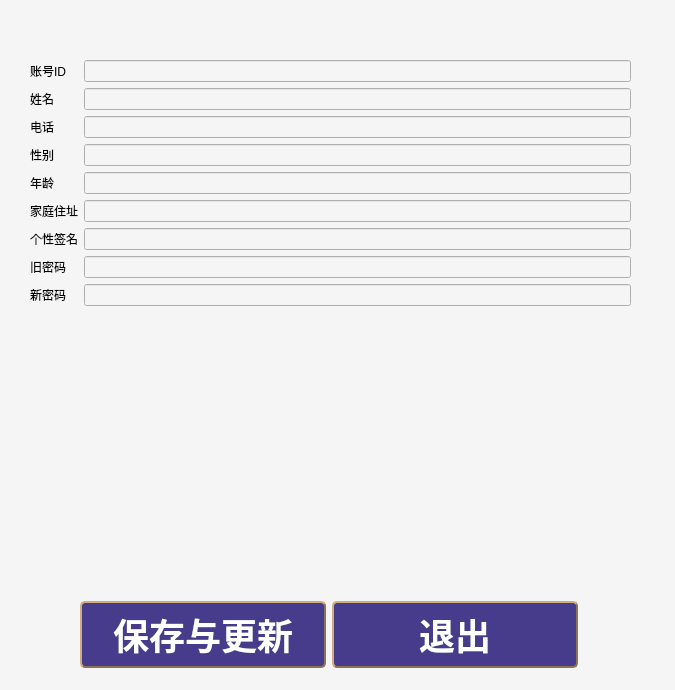
<?xml version="1.0" encoding="UTF-8"?>
<ui version="4.0">
 <class>patientinfor</class>
 <widget class="QWidget" name="patientinfor">
  <property name="geometry">
   <rect>
    <x>0</x>
    <y>0</y>
    <width>675</width>
    <height>690</height>
   </rect>
  </property>
  <property name="windowTitle">
   <string>Form</string>
  </property>
  <property name="styleSheet">
   <string notr="true">background-color: #F5F5F5;</string>
  </property>
  <widget class="QLabel" name="label_12">
   <property name="geometry">
    <rect>
     <x>30</x>
     <y>690</y>
     <width>129</width>
     <height>34</height>
    </rect>
   </property>
   <property name="text">
    <string/>
   </property>
  </widget>
  <widget class="QWidget" name="formLayoutWidget">
   <property name="geometry">
    <rect>
     <x>30</x>
     <y>60</y>
     <width>601</width>
     <height>485</height>
    </rect>
   </property>
   <layout class="QFormLayout" name="formLayout">
    <item row="0" column="0">
     <widget class="QLabel" name="label_8">
      <property name="text">
       <string>账号ID</string>
      </property>
     </widget>
    </item>
    <item row="0" column="1">
     <widget class="QLineEdit" name="IDname"/>
    </item>
    <item row="1" column="0">
     <widget class="QLabel" name="label">
      <property name="text">
       <string>姓名</string>
      </property>
     </widget>
    </item>
    <item row="1" column="1">
     <widget class="QLineEdit" name="name"/>
    </item>
    <item row="2" column="0">
     <widget class="QLabel" name="label_5">
      <property name="text">
       <string>电话</string>
      </property>
     </widget>
    </item>
    <item row="3" column="0">
     <widget class="QLabel" name="label_2">
      <property name="text">
       <string>性别</string>
      </property>
     </widget>
    </item>
    <item row="3" column="1">
     <widget class="QLineEdit" name="sex"/>
    </item>
    <item row="4" column="0">
     <widget class="QLabel" name="label_3">
      <property name="text">
       <string>年龄</string>
      </property>
     </widget>
    </item>
    <item row="4" column="1">
     <widget class="QLineEdit" name="age"/>
    </item>
    <item row="5" column="0">
     <widget class="QLabel" name="label_6">
      <property name="text">
       <string>家庭住址</string>
      </property>
     </widget>
    </item>
    <item row="5" column="1">
     <widget class="QLineEdit" name="adress">
      <property name="text">
       <string/>
      </property>
     </widget>
    </item>
    <item row="6" column="0">
     <widget class="QLabel" name="label_7">
      <property name="text">
       <string>个性签名</string>
      </property>
     </widget>
    </item>
    <item row="6" column="1">
     <widget class="QLineEdit" name="Signature"/>
    </item>
    <item row="2" column="1">
     <widget class="QLineEdit" name="phone"/>
    </item>
    <item row="7" column="0">
     <widget class="QLabel" name="label_4">
      <property name="text">
       <string>旧密码</string>
      </property>
     </widget>
    </item>
    <item row="7" column="1">
     <widget class="QLineEdit" name="oldpassword"/>
    </item>
    <item row="8" column="0">
     <widget class="QLabel" name="label_9">
      <property name="text">
       <string>新密码</string>
      </property>
     </widget>
    </item>
    <item row="8" column="1">
     <widget class="QLineEdit" name="newpassword"/>
    </item>
   </layout>
  </widget>
  <widget class="QWidget" name="horizontalLayoutWidget">
   <property name="geometry">
    <rect>
     <x>80</x>
     <y>600</y>
     <width>498</width>
     <height>69</height>
    </rect>
   </property>
   <layout class="QHBoxLayout" name="horizontalLayout">
    <item>
     <widget class="QPushButton" name="save">
      <property name="styleSheet">
       <string notr="true">QPushButton
{
	background-color: #473C8B; /*背景色*/ 
	border-style: outset;
	border-width: 2px;
	border-radius:5px; /*边界圆滑*/
	border-color: #8B7355;
	font: bold 36px;
	min-width:2em;
	color:white; /*字体颜色*/
	font-family:华文新魏;
	padding: 5px;
}
 
QPushButton:hover
{
	background-color: rgb(0, 150, 0);
}
 
QPushButton:pressed
{
	background-color: #1E90FF; /*伪状态经过时背景色*/ 
	border-style: inset;
}
QPushButton:!enabled{
	background-color: rgb(100, 100, 100);
	border-style: inset;
}</string>
      </property>
      <property name="text">
       <string>保存与更新</string>
      </property>
     </widget>
    </item>
    <item>
     <widget class="QPushButton" name="exit">
      <property name="styleSheet">
       <string notr="true">QPushButton
{
	background-color: #473C8B; /*背景色*/ 
	border-style: outset;
	border-width: 2px;
	border-radius:5px; /*边界圆滑*/
	border-color: #8B7355;
	font: bold 36px;
	min-width:2em;
	color:white; /*字体颜色*/
	font-family:华文新魏;
	padding: 5px;
}
 
QPushButton:hover
{
	background-color: rgb(0, 150, 0);
}
 
QPushButton:pressed
{
	background-color: #1E90FF; /*伪状态经过时背景色*/ 
	border-style: inset;
}
QPushButton:!enabled{
	background-color: rgb(100, 100, 100);
	border-style: inset;
}</string>
      </property>
      <property name="text">
       <string>退出</string>
      </property>
     </widget>
    </item>
   </layout>
  </widget>
 </widget>
 <resources/>
 <connections/>
</ui>
